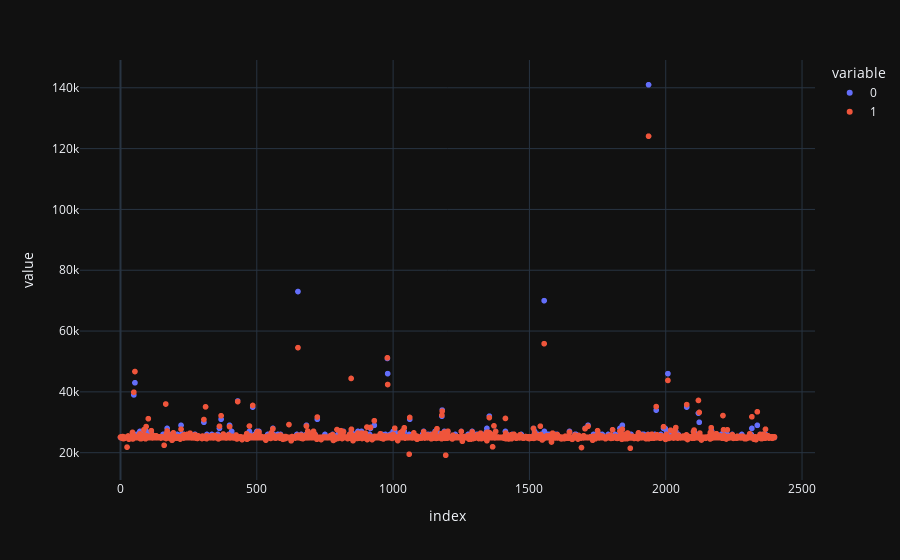

Notebook code cell kept with this figure:
### Code cell
tmp = pd.DataFrame(np.vstack([y_test, model.predict(X_test)]).T)
px.scatter(tmp, template='plotly_dark', trendline="ols")

### Figure 1 — Plotly figure (JSON) as saved in the notebook; plotly's stock layout.template omitted (floating-point values rounded to 4 significant figures; data arrays with more than 128 entries replaced by an {"elided": "..."} marker saying what was removed)
{"data": [{"hovertemplate": "variable=0<br>index=%{x}<br>value=%{y}<extra></extra>", "legendgroup": "0", "marker": {"color": "#636efa", "symbol": "circle"}, "mode": "markers", "name": "0", "showlegend": true, "type": "scattergl", "x": {"elided": "2400 int values"}, "xaxis": "x", "y": {"elided": "2400 int values"}, "yaxis": "y"}, {"hovertemplate": "<b>OLS trendline</b><br>value = 0.0411033 * index + 25240.7<br>R<sup>2</sup>=0.000093<br><br>variable=0<br>index=%{x}<br>value=%{y} <b>(trend)</b><extra></extra>", "legendgroup": "0", "marker": {"color": "#636efa", "symbol": "circle"}, "mode": "lines", "name": "0", "showlegend": false, "type": "scattergl", "x": {"elided": "2400 int values"}, "xaxis": "x", "y": {"elided": "2400 float values"}, "yaxis": "y"}, {"hovertemplate": "variable=1<br>index=%{x}<br>value=%{y}<extra></extra>", "legendgroup": "1", "marker": {"color": "#EF553B", "symbol": "circle"}, "mode": "markers", "name": "1", "showlegend": true, "type": "scattergl", "x": {"elided": "2400 int values"}, "xaxis": "x", "y": {"elided": "2400 float values"}, "yaxis": "y"}, {"hovertemplate": "<b>OLS trendline</b><br>value = 0.0189592 * index + 25267.5<br>R<sup>2</sup>=0.000026<br><br>variable=1<br>index=%{x}<br>value=%{y} <b>(trend)</b><extra></extra>", "legendgroup": "1", "marker": {"color": "#EF553B", "symbol": "circle"}, "mode": "lines", "name": "1", "showlegend": false, "type": "scattergl", "x": {"elided": "2400 int values"}, "xaxis": "x", "y": {"elided": "2400 float values"}, "yaxis": "y"}], "layout": {"legend": {"title": {"text": "variable"}, "tracegroupgap": 0}, "margin": {"t": 60}, "xaxis": {"anchor": "y", "domain": [0, 1], "title": {"text": "index"}}, "yaxis": {"anchor": "x", "domain": [0, 1], "title": {"text": "value"}}}}
